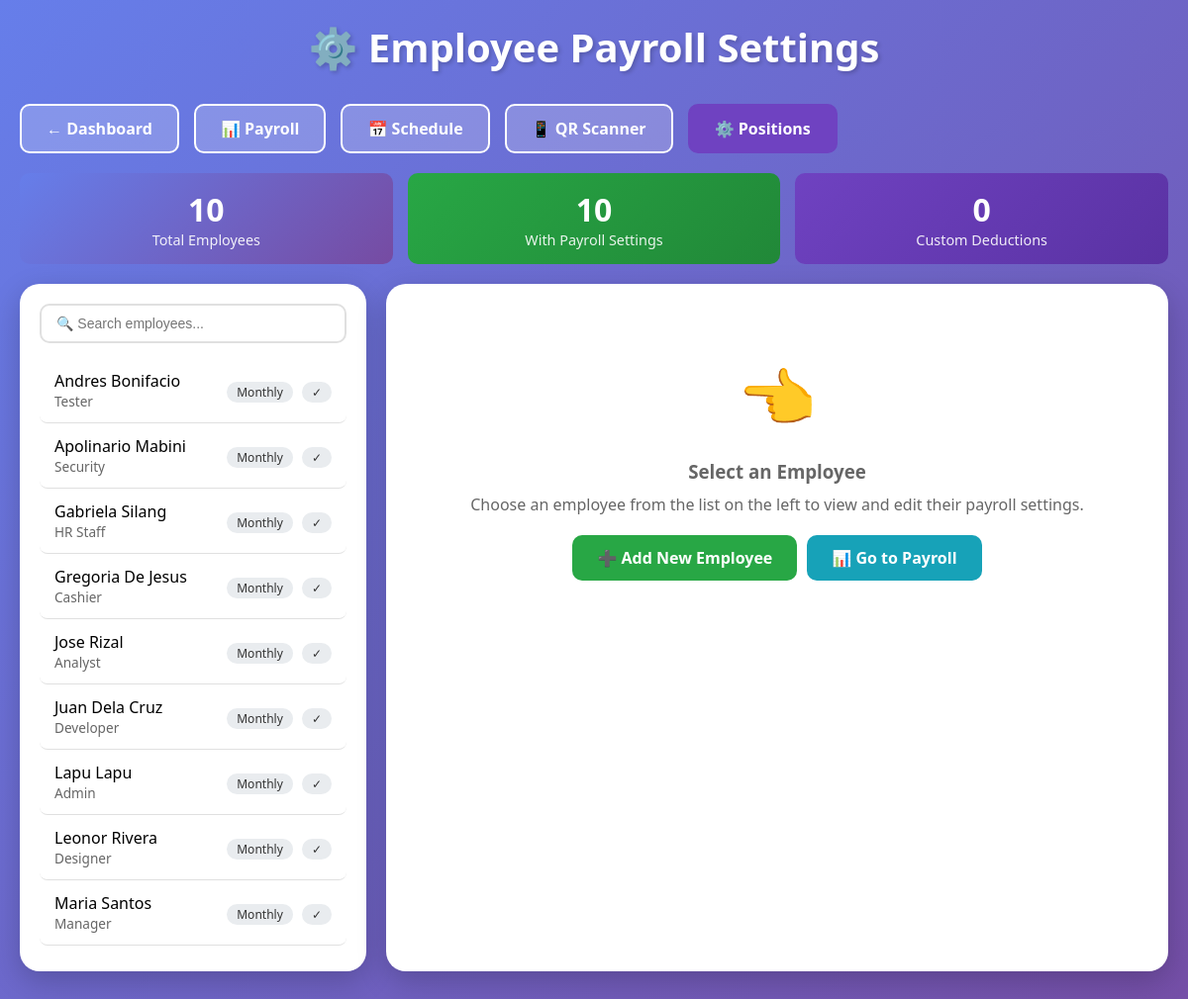
The page /admin/employee_payroll_settings.php (signed in) on the database its author committed.
### tables this page shows
CREATE TABLE IF NOT EXISTS employees (
    id INT AUTO_INCREMENT PRIMARY KEY,
    employee_id VARCHAR(20) UNIQUE NOT NULL,
    first_name VARCHAR(100) NOT NULL,
    last_name VARCHAR(100) NOT NULL,
    position VARCHAR(100) DEFAULT NULL,
    department VARCHAR(100) DEFAULT NULL,
    email VARCHAR(100) UNIQUE,
    phone VARCHAR(20),
    address TEXT,
    birth_date DATE DEFAULT NULL,
    age INT DEFAULT NULL,
    hire_date DATE DEFAULT NULL,
    employment_status ENUM('regular', 'probationary', 'contractual', 'part-time', 'resigned') DEFAULT 'regular',
    salary DECIMAL(12,2) DEFAULT 0.00,
    profile_image VARCHAR(255) DEFAULT NULL,
    qr_code_path VARCHAR(255) DEFAULT NULL,
    created_at TIMESTAMP DEFAULT CURRENT_TIMESTAMP,
    updated_at TIMESTAMP DEFAULT CURRENT_TIMESTAMP ON UPDATE CURRENT_TIMESTAMP,
    INDEX idx_employee_id (employee_id),
    INDEX idx_email (email),
    INDEX idx_position (position)
);

### admin/employee_payroll_settings.php (the view, shortened to what this page needs)
<?php
require_once 'configa.php';
$employee_id = isset($_GET['id']) ? $_GET['id'] : (isset($_POST['employee_id']) ? $_POST['employee_id'] : '');
$employees_list = $pdo->query("
    SELECT employee_id, first_name, last_name, position, salary_type
    FROM employees
    ORDER BY first_name
")->fetchAll();
$selected_employee = null;
$settings = null;
$custom_deductions = [];
$stats = $pdo->query("
    SELECT
        COUNT(*) as total_employees,
        COUNT(DISTINCT employee_id) as with_settings,
        (SELECT COUNT(*) FROM employee_custom_deductions) as total_deductions
    FROM employee_payroll_settings
")->fetch();
$salary_types = ['Monthly', 'Bi-monthly', 'Weekly'];
?>
<!DOCTYPE html>
<html>
<head>
</head>
<body>
    <div class="container">
        <h1>⚙️ Employee Payroll Settings</h1>
        <div class="header-buttons">
            <a href="admin_dashboard.php" class="btn btn-back">← Dashboard</a>
            <a href="payroll_computation.php" class="btn btn-back">📊 Payroll</a>
            <a href="employee_work_schedule.php" class="btn btn-back">📅 Schedule</a>
            <a href="admin_scanner.php" class="btn btn-back">📱 QR Scanner</a>
            <a href="manage_positions.php" class="btn btn-back" style="background: #6f42c1; border-color: #6f42c1;">⚙️ Positions</a>
        </div>
        <div class="stats-grid">
            <div class="stat-box">
                <div class="value"><?php echo $stats['total_employees'] ?? 0; ?></div>
                <div class="label">Total Employees</div>
            </div>
            <div class="stat-box green">
                <div class="value"><?php echo $stats['with_settings'] ?? 0; ?></div>
                <div class="label">With Payroll Settings</div>
            </div>
            <div class="stat-box purple">
                <div class="value"><?php echo $stats['total_deductions'] ?? 0; ?></div>
                <div class="label">Custom Deductions</div>
            </div>
        </div>
        <div class="grid-container">
            <div class="card">
                <div class="search-box">
                    <input type="text" id="searchEmployee" placeholder="🔍 Search employees..." onkeyup="filterEmployees()">
                </div>
                <div class="employee-list" id="employeeList">
                    <?php foreach ($employees_list as $emp):
                        $has_settings = $pdo->prepare("SELECT COUNT(*) FROM employee_payroll_settings WHERE employee_id = ?");
                        $has_settings->execute([$emp['employee_id']]);
                        $has_settings_count = $has_settings->fetchColumn();
                        $is_active = ($employee_id == $emp['employee_id']);
                        $badge_class = 'badge-' . strtolower(str_replace('-', '', $emp['salary_type'] ?? 'monthly'));
                    ?>
                        <div class="employee-item <?php echo $is_active ? 'active' : ''; ?>"
                             onclick="window.location.href='employee_payroll_settings.php?id=<?php echo $emp['employee_id']; ?>'"
                             data-name="<?php echo strtolower($emp['first_name'] . ' ' . $emp['last_name']); ?>">
                            <div>
                                <div class="name"><?php echo htmlspecialchars($emp['first_name'] . ' ' . $emp['last_name']); ?></div>
                                <div class="position"><?php echo htmlspecialchars($emp['position'] ?? 'N/A'); ?></div>
                            </div>
                            <div>
                                <span class="badge <?php echo $badge_class; ?>"><?php echo $emp['salary_type'] ?? 'Monthly'; ?></span>
                                <span class="badge <?php echo $has_settings_count > 0 ? 'badge-has-settings' : 'badge-no-settings'; ?>" style="margin-left: 5px;">
                                    <?php echo $has_settings_count > 0 ? '✓' : '✗'; ?>
                                </span>
                            </div>
                        </div>
                    <?php endforeach; ?>
                </div>
            </div>
            <div class="card">
                <?php if ($selected_employee): ?>
                    <div class="employee-info-header">
                        <div>
                            <div class="name"><?php echo htmlspecialchars($selected_employee['first_name'] . ' ' . $selected_employee['last_name']); ?></div>
                            <div class="position"><?php echo htmlspecialchars($selected_employee['position'] ?? 'N/A'); ?> • ID: <?php echo $selected_employee['employee_id']; ?></div>
                        </div>
                        <div>
                            <span class="badge badge-<?php echo strtolower(str_replace('-', '', $selected_employee['salary_type'] ?? 'monthly')); ?>" style="font-size: 14px; padding: 5px 15px;">
                                <?php echo $selected_employee['salary_type'] ?? 'Monthly'; ?>
                            </span>
                        </div>
                    </div>
                    <form method="POST" id="settingsForm">
                        <input type="hidden" name="action" value="update_settings">
                        <input type="hidden" name="employee_id" value="<?php echo $employee_id; ?>">
                        <div class="form-section">
                            <div class="form-section-title">📋 Basic Info</div>
                            <div class="form-group">
                                <label for="salary_type">Salary Type *</label>
                                <select name="salary_type" id="salary_type" required>
                                    <?php foreach ($salary_types as $type): ?>
                                        <option value="<?php echo $type; ?>" <?php echo ($selected_employee['salary_type'] ?? 'Monthly') == $type ? 'selected' : ''; ?>>
                                            <?php echo $type; ?>
                                        </option>
                                    <?php endforeach; ?>
                                </select>
                                <div class="input-hint">Determines pay period for payroll calculations</div>
                            </div>
                        </div>
                        <div class="form-section">
                            <div class="form-section-title">📉 Mandatory Deduction Rates</div>
                            <div class="form-row three-col">
                                <div class="form-group">
                                    <label for="philhealth_rate">PhilHealth (%)</label>
                                    <input type="number" step="0.01" name="philhealth_rate" id="philhealth_rate"
                                           value="<?php echo $settings['philhealth_rate'] ?? 0; ?>" min="0" max="100">
                                    <div class="input-hint">Percentage of gross pay</div>
                                </div>
                                <div class="form-group">
                                    <label for="sss_rate">SSS (%)</label>
                                    <input type="number" step="0.01" name="sss_rate" id="sss_rate"
                                           value="<?php echo $settings['sss_rate'] ?? 0; ?>" min="0" max="100">
                                    <div class="input-hint">Percentage of gross pay</div>
                                </div>
                                <div class="form-group">
                                    <label for="pagibig_rate">Pag-IBIG (%)</label>
                                    <input type="number" step="0.01" name="pagibig_rate" id="pagibig_rate"
                                           value="<?php echo $settings['pagibig_rate'] ?? 0; ?>" min="0" max="100">
                                    <div class="input-hint">Percentage of gross pay</div>
                                </div>
                            </div>
                        </div>
                        <div class="form-section">
                            <div class="form-section-title">➕ Other Deductions (Customizable)</div>
                            <p style="color: #666; font-size: 0.9em; margin-bottom: 10px;">
                                Add employee‑specific deductions such as HMO, uniform, cash advance, loan payments, etc.
                            </p>
                            <div id="deductionsContainer">
                                <?php if (empty($custom_deductions)): ?>
                                    <div class="empty-deductions-msg">No custom deductions added yet.</div>
                                <?php else: ?>
                                    <?php foreach ($custom_deductions as $idx => $ded): ?>
                                        <div class="deduction-row">
                                            <div class="form-group">
                                                <label>Deduction Name *</label>
                                                <input type="text" name="deduction_name[]" value="<?php echo htmlspecialchars($ded['deduction_name']); ?>" placeholder="e.g. HMO, Uniform, Loan" required>
                                            </div>
                                            <div class="form-group">
                                                <label>Type</label>
                                                <select name="deduction_type[]">
                                                    <option value="fixed" <?php echo $ded['deduction_type'] == 'fixed' ? 'selected' : ''; ?>>Fixed Amount</option>
                                                    <option value="percent" <?php echo $ded['deduction_type'] == 'percent' ? 'selected' : ''; ?>>Percentage</option>
                                                </select>
                                            </div>
                                            <div class="form-group">
                                                <label>Amount / Percentage</label>
                                                <input type="number" step="0.01" name="deduction_value[]" value="<?php echo $ded['deduction_value']; ?>" placeholder="e.g. 500" required min="0">
                                            </div>
                                            <div class="form-group">
                                                <label>Remarks (Optional)</label>
                                                <input type="text" name="deduction_remarks[]" value="<?php echo htmlspecialchars($ded['remarks']); ?>" placeholder="e.g. monthly loan">
                                            </div>
                                            <div class="form-group">
                                                <label>&nbsp;</label>
                                                <button type="button" class="btn-remove-ded" onclick="removeDeductionRow(this)">✕</button>
                                            </div>
                                        </div>
                                    <?php endforeach; ?>
                                <?php endif; ?>
                            </div>
                            <button type="button" class="btn btn-primary" onclick="addDeductionRow()" style="margin-top: 10px;">
                                + Add Another Deduction
                            </button>
                        </div>
                        <div class="btn-group">
                            <button type="submit" class="btn btn-primary">💾 Save Settings</button>
                            <button type="reset" class="btn btn-warning">↺ Reset Form</button>
                            <a href="payroll_computation.php?employee=<?php echo $employee_id; ?>" class="btn btn-info">📊 View Payroll</a>
                        </div>
                    </form>
                <?php else: ?>
                    <div class="no-employee-selected">
                        <div class="icon">👈</div>
                        <h3>Select an Employee</h3>
                        <p style="color: #666; margin-top: 10px;">Choose an employee from the list on the left to view and edit their payroll settings.</p>
                        <div style="margin-top: 20px; display: flex; gap: 10px; justify-content: center; flex-wrap: wrap;">
                            <a href="add_employee.php" class="btn btn-primary">➕ Add New Employee</a>
                            <a href="payroll_computation.php" class="btn btn-info">📊 Go to Payroll</a>
                        </div>
                    </div>
                <?php endif; ?>
            </div>
        </div>
    </div>
</body>
</html>

### admin/employee_payroll_settings.php (style rules this page uses)
* { margin: 0; padding: 0; box-sizing: border-box; }
body { background: linear-gradient(135deg, #667eea 0%, #764ba2 100%); font-family: 'Segoe UI', sans-serif; min-height: 100vh; padding: 20px; }
.container { max-width: 1400px; margin: 0 auto; }
h1 { text-align: center; color: white; margin-bottom: 30px; font-size: 2.5em; text-shadow: 2px 2px 4px rgba(0,0,0,0.2); }
.header-buttons { display: flex; gap: 15px; margin-bottom: 20px; flex-wrap: wrap; }
.btn { padding: 12px 25px; border: none; border-radius: 10px; font-size: 16px; font-weight: 600; cursor: pointer; transition: all 0.3s; text-decoration: none; display: inline-block; }
.btn-back { background: rgba(255,255,255,0.2); color: white; border: 2px solid white; }
.btn-primary { background: #28a745; color: white; }
.btn-info { background: #17a2b8; color: white; }
.grid-container { display: grid; grid-template-columns: 350px 1fr; gap: 20px; }
.card { background: white; border-radius: 20px; padding: 20px; box-shadow: 0 10px 30px rgba(0,0,0,0.2); }
.employee-list { max-height: 600px; overflow-y: auto; }
.employee-item { display: flex; justify-content: space-between; align-items: center; padding: 12px 15px; border-bottom: 1px solid #e0e0e0; cursor: pointer; transition: background 0.2s; border-radius: 8px; }
.employee-item .name { font-weight: 500; }
.employee-item .position { font-size: 0.85em; color: #666; }
.employee-item .badge { padding: 2px 10px; border-radius: 12px; font-size: 0.75em; background: #e9ecef; color: #333; }
.badge-monthly { background: #d4edda; color: #155724; }
.badge-has-settings { background: #28a745; color: white; }
input, select, textarea { width: 100%; padding: 10px 12px; border: 2px solid #e0e0e0; border-radius: 8px; font-size: 14px; transition: border-color 0.2s; }
.stats-grid { display: grid; grid-template-columns: repeat(3, 1fr); gap: 15px; margin-bottom: 20px; }
.stat-box { background: linear-gradient(135deg, #667eea 0%, #764ba2 100%); color: white; padding: 15px; border-radius: 10px; text-align: center; }
.stat-box .value { font-size: 2em; font-weight: 700; }
.stat-box .label { font-size: 0.9em; opacity: 0.9; }
.stat-box.green { background: linear-gradient(135deg, #28a745 0%, #218838 100%); }
.stat-box.purple { background: linear-gradient(135deg, #6f42c1 0%, #5a32a3 100%); }
.no-employee-selected { text-align: center; padding: 50px 20px; color: #666; }
.no-employee-selected .icon { font-size: 4em; margin-bottom: 20px; }
.search-box { margin-bottom: 15px; }
.search-box input { padding: 10px 15px; border: 2px solid #e0e0e0; border-radius: 10px; width: 100%; font-size: 14px; }

### rows shown on the page
employees: first_name+last_name "Andres Bonifacio", position "Tester", salary_type "Monthly"
employees: first_name+last_name "Apolinario Mabini", position "Security", salary_type "Monthly"
employees: first_name+last_name "Gabriela Silang", position "HR Staff", salary_type "Monthly"
employees: first_name+last_name "Gregoria De Jesus", position "Cashier", salary_type "Monthly"
employees: first_name+last_name "Jose Rizal", position "Analyst", salary_type "Monthly"
employees: first_name+last_name "Juan Dela Cruz", position "Developer", salary_type "Monthly"
employees: first_name+last_name "Lapu Lapu", position "Admin", salary_type "Monthly"
employees: first_name+last_name "Leonor Rivera", position "Designer", salary_type "Monthly"
employees: first_name+last_name "Maria Santos", position "Manager", salary_type "Monthly"

### other values the page prints
$stats['total_employees'] "10"
$stats['with_settings'] "10"
$stats['total_deductions'] "0"
